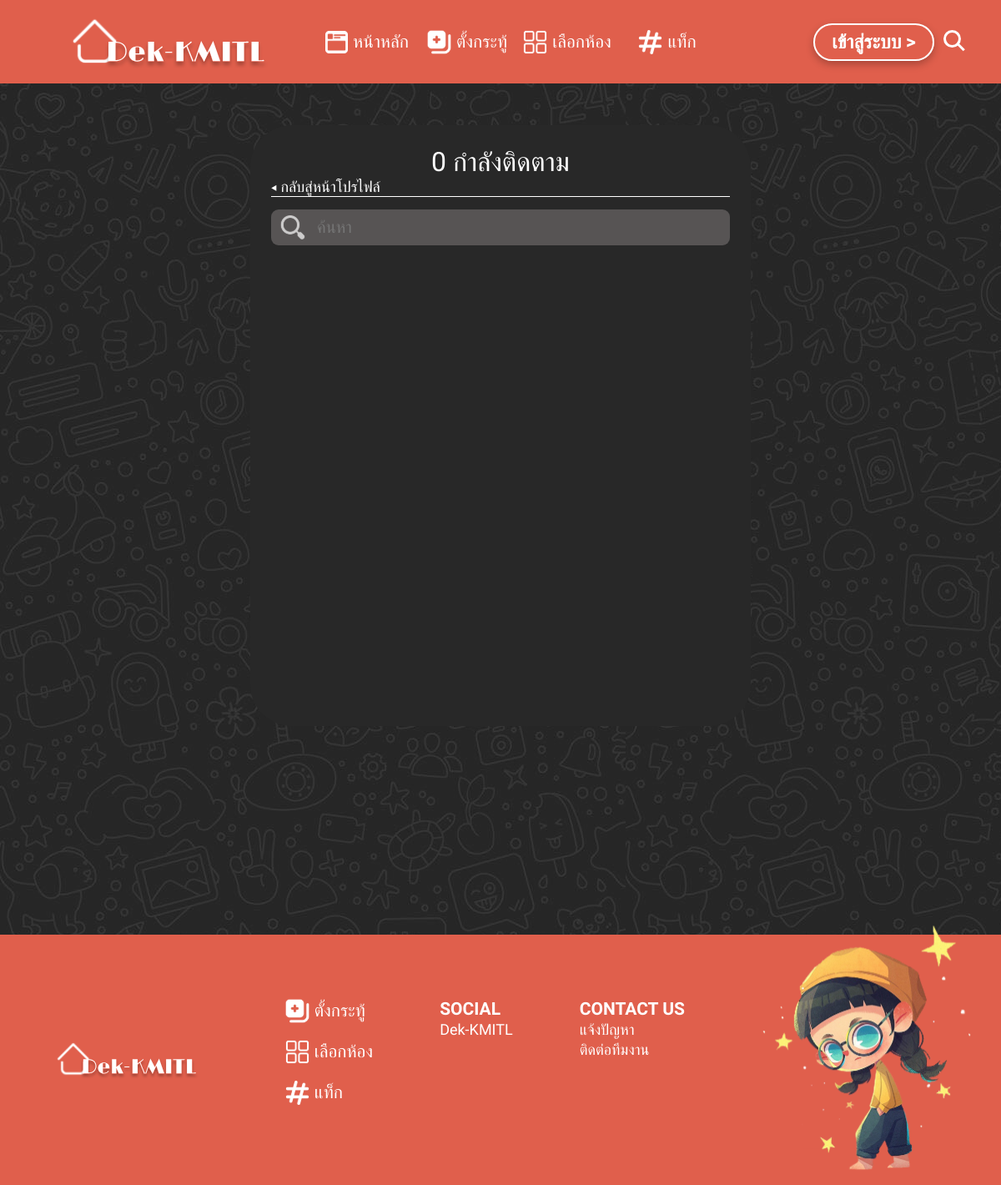
/account/4/following, run on an earlier commit of the app's database.
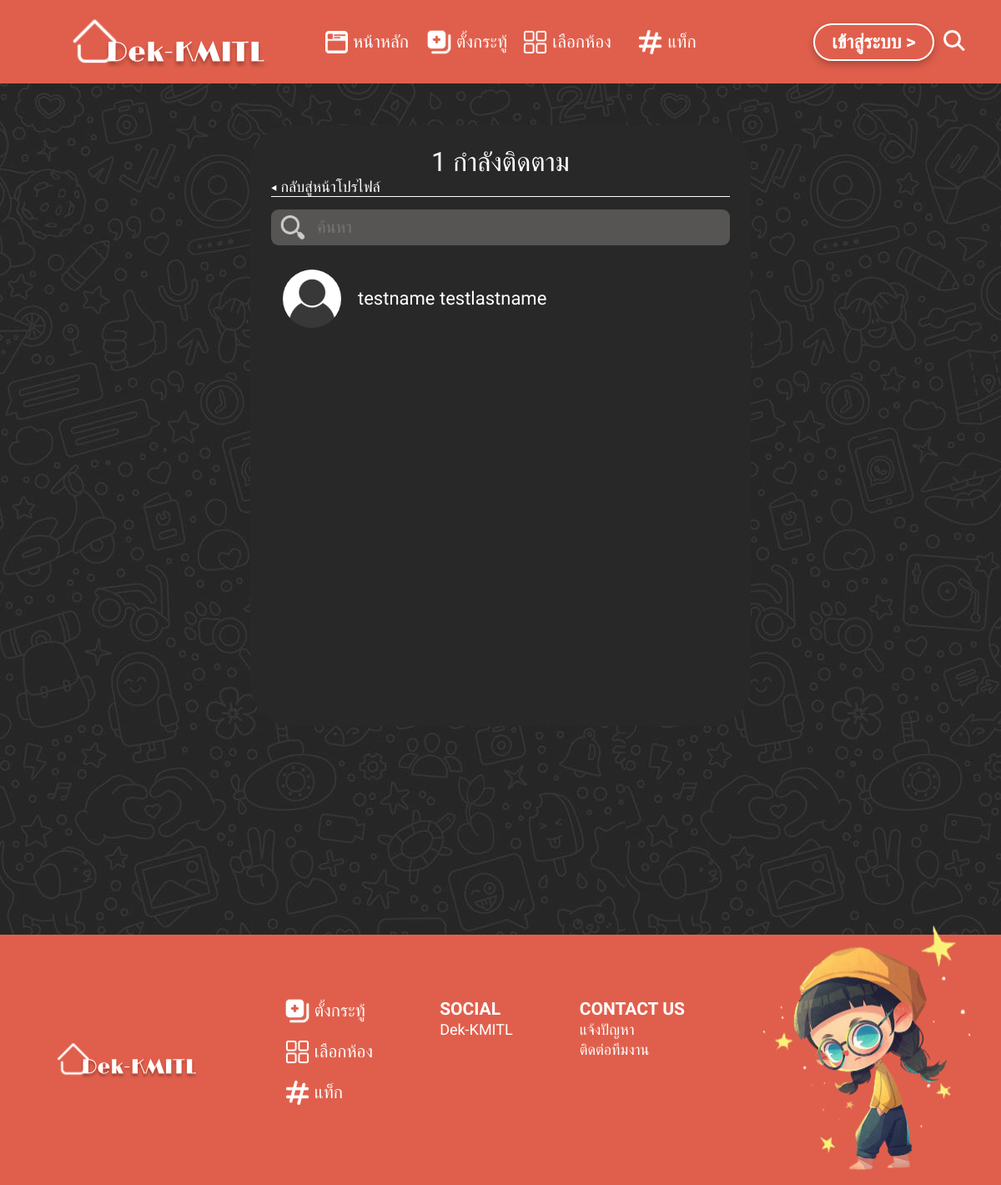
And on a later commit of the database.
### account/models.py (models this page shows, shortened)
class Account(AbstractBaseUser):
    email = models.EmailField(
        verbose_name="email address",
        max_length=255,
        unique=True,
    )
    first_name = models.CharField(max_length=50, default="")
    last_name = models.CharField(max_length=50, default="")
    date_registered = models.DateTimeField(auto_now_add=True)
    last_login = models.DateTimeField(verbose_name="last login", auto_now=True)
    bio = models.TextField(blank=True, max_length=160)
    profile_image = models.ImageField(max_length=255, upload_to=get_profile_image_filepath,   default=get_default_profile_image)
    cover_image = models.ImageField(max_length=255, upload_to=get_cover_image_filepath,   default=get_default_cover_image)
    hide_email = models.BooleanField(default=True)
    is_active = models.BooleanField(default=True)
    is_admin = models.BooleanField(default=False)
    objects = AccountManager()
    USERNAME_FIELD = "email"
    REQUIRED_FIELDS = ["first_name", "last_name"]
    def get_absolute_url(self):
        return reverse("profile_account_view", kwargs={"user_id": self.id})
    def get_profile_image_url(self):
        return self.profile_image.url
    def followings(self):
        table = AccountFollowing.objects.filter(fp=self)
        user_ids = table.values_list('sp',flat=True)
        followings_ = Account.objects.filter(pk__in=user_ids)
        return followings_
    def total_followings(self):
        return self.followings().count()

### account/views.py (the view)
# urls.py: path('<int:user_id>/following',views.following_list_view,name='following_list_view'),
def following_list_view(request,user_id):
    instance = get_object_or_404(Account,pk=user_id)
    context = {
        'instance':instance,
    }
    return render(request,'account/following_list.html',context)

### templates/account/following_list.html (shortened to what this page needs)
{% extends 'components/base.html'%} {% load static %} {% block content %} {%load account_tags %}
<link rel="stylesheet" href="{%static '/css/home.css'%}">
<link rel="stylesheet" href="{%static '/css/profile.css'%}">
<link rel="stylesheet" href="{%static '/css/follow_list.css'%}">
<div class="container">
    <div class="follow-count">{{instance.total_followings}}&nbsp;กำลังติดตาม</div>
    <a href="{{instance.get_absolute_url}}">
        <div class="back-to-profile">◂ กลับสู่หน้าโปรไฟล์ </div>
    </a>
    <div class="follow-search vhcenter">
        <img src="/statics/images/search.svg" style="width:30px;margin-left:6px">
        <input type="text" id="following_search" onkeyup="search('following_not_found','following_search','following_table',1)" placeholder="ค้นหา" class="user-search">
    </div>
    <div class="user-info">
        <table id="following_table" class="follower-table">
            {% for user in instance.followings %}
            <tr class="following_tr">
                <td class="user-pic">
                    <a href="{{user.get_absolute_url}}">
                        <div class="user-profile-pic" style="background-image: url({{user.get_profile_image_url}})"></div>
                    </a>
                </td>
                <td class="user-name vhcenter">
                    <a href="{{user.get_absolute_url}}">{{user.first_name}} {{user.last_name}}</a>
                </td>
            </tr>
            {% endfor %}
        </table>
    </div>
</div>
{% endblock %}

What changed in the data, as far as the page shows it:
changed Account (number 1 of 2 on the later page): total_followings "0" → "1"
added Account: get_profile_image_url (placeholder picture), first_name "testname", last_name "testlastname"
